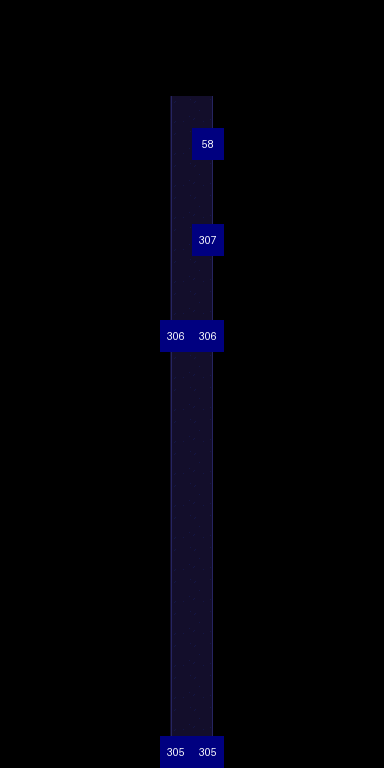

Rendered tile map (Tiled .tmx) drawn with the repository's tilesets; below, a short description and the full map source, tile grids included:
An orthogonal 12x24 tile map with 32x32 px tiles, 4 tile layers (decor, colliders, actions, characters), 2 tilesets.

<map version="1.10" tiledversion="1.11.2" orientation="orthogonal" renderorder="right-down" width="12" height="24" tilewidth="32" tileheight="32" infinite="0" nextlayerid="5" nextobjectid="1">
 <tileset firstgid="1" source="../tilesets/underground02.tsx" />
 <tileset firstgid="257" source="../tilesets/blue-labels.tsx" />
 <layer id="1" name="decor" width="12" height="24">
  <data encoding="csv">
0,0,0,0,0,0,0,0,0,0,0,0,
0,0,0,0,0,0,0,0,0,0,0,0,
0,0,0,0,0,0,0,0,0,0,0,0,
0,0,0,0,0,53,54,0,0,0,0,0,
0,0,0,0,0,53,54,0,0,0,0,0,
0,0,0,0,0,53,54,0,0,0,0,0,
0,0,0,0,0,53,54,0,0,0,0,0,
0,0,0,0,0,53,54,0,0,0,0,0,
0,0,0,0,0,53,54,0,0,0,0,0,
0,0,0,0,0,53,54,0,0,0,0,0,
0,0,0,0,0,53,54,0,0,0,0,0,
0,0,0,0,0,53,54,0,0,0,0,0,
0,0,0,0,0,53,54,0,0,0,0,0,
0,0,0,0,0,53,54,0,0,0,0,0,
0,0,0,0,0,53,54,0,0,0,0,0,
0,0,0,0,0,53,54,0,0,0,0,0,
0,0,0,0,0,53,54,0,0,0,0,0,
0,0,0,0,0,53,54,0,0,0,0,0,
0,0,0,0,0,53,54,0,0,0,0,0,
0,0,0,0,0,53,54,0,0,0,0,0,
0,0,0,0,0,53,54,0,0,0,0,0,
0,0,0,0,0,53,54,0,0,0,0,0,
0,0,0,0,0,53,54,0,0,0,0,0,
0,0,0,0,0,53,54,0,0,0,0,0
</data>
 </layer>
 <layer id="2" name="colliders" width="12" height="24">
  <data encoding="csv">
0,0,0,0,122,122,122,122,0,0,0,0,
0,0,0,0,122,122,122,122,0,0,0,0,
0,0,0,0,122,122,122,122,0,0,0,0,
0,0,0,0,122,0,0,122,0,0,0,0,
0,0,0,0,122,0,0,122,0,0,0,0,
0,0,0,0,122,0,0,122,0,0,0,0,
0,0,0,0,122,0,0,122,0,0,0,0,
0,0,0,0,122,0,0,122,0,0,0,0,
0,0,0,0,122,0,0,122,0,0,0,0,
0,0,0,0,122,0,0,122,0,0,0,0,
0,0,0,0,122,0,0,122,0,0,0,0,
0,0,0,0,122,0,0,122,0,0,0,0,
0,0,0,0,122,0,0,122,0,0,0,0,
0,0,0,0,122,0,0,122,0,0,0,0,
0,0,0,0,122,0,0,122,0,0,0,0,
0,0,0,0,122,0,0,122,0,0,0,0,
0,0,0,0,122,0,0,122,0,0,0,0,
0,0,0,0,122,0,0,122,0,0,0,0,
0,0,0,0,122,0,0,122,0,0,0,0,
0,0,0,0,122,0,0,122,0,0,0,0,
0,0,0,0,122,0,0,122,0,0,0,0,
0,0,0,0,122,0,0,122,0,0,0,0,
0,0,0,0,122,0,0,122,0,0,0,0,
0,0,0,0,122,0,0,122,0,0,0,0
</data>
 </layer>
 <layer id="3" name="actions" width="12" height="24">
  <data encoding="csv">
0,0,0,0,0,0,0,0,0,0,0,0,
0,0,0,0,0,0,0,0,0,0,0,0,
0,0,0,0,0,0,0,0,0,0,0,0,
0,0,0,0,0,0,0,0,0,0,0,0,
0,0,0,0,0,0,0,0,0,0,0,0,
0,0,0,0,0,0,0,0,0,0,0,0,
0,0,0,0,0,0,0,0,0,0,0,0,
0,0,0,0,0,0,563,0,0,0,0,0,
0,0,0,0,0,0,0,0,0,0,0,0,
0,0,0,0,0,0,0,0,0,0,0,0,
0,0,0,0,0,562,562,0,0,0,0,0,
0,0,0,0,0,0,0,0,0,0,0,0,
0,0,0,0,0,0,0,0,0,0,0,0,
0,0,0,0,0,0,0,0,0,0,0,0,
0,0,0,0,0,0,0,0,0,0,0,0,
0,0,0,0,0,0,0,0,0,0,0,0,
0,0,0,0,0,0,0,0,0,0,0,0,
0,0,0,0,0,0,0,0,0,0,0,0,
0,0,0,0,0,0,0,0,0,0,0,0,
0,0,0,0,0,0,0,0,0,0,0,0,
0,0,0,0,0,0,0,0,0,0,0,0,
0,0,0,0,0,0,0,0,0,0,0,0,
0,0,0,0,0,0,0,0,0,0,0,0,
0,0,0,0,0,561,561,0,0,0,0,0
</data>
 </layer>
 <layer id="4" name="characters" width="12" height="24">
  <data encoding="csv">
0,0,0,0,0,0,0,0,0,0,0,0,
0,0,0,0,0,0,0,0,0,0,0,0,
0,0,0,0,0,0,0,0,0,0,0,0,
0,0,0,0,0,0,0,0,0,0,0,0,
0,0,0,0,0,0,314,0,0,0,0,0,
0,0,0,0,0,0,0,0,0,0,0,0,
0,0,0,0,0,0,0,0,0,0,0,0,
0,0,0,0,0,0,0,0,0,0,0,0,
0,0,0,0,0,0,0,0,0,0,0,0,
0,0,0,0,0,0,0,0,0,0,0,0,
0,0,0,0,0,0,0,0,0,0,0,0,
0,0,0,0,0,0,0,0,0,0,0,0,
0,0,0,0,0,0,0,0,0,0,0,0,
0,0,0,0,0,0,0,0,0,0,0,0,
0,0,0,0,0,0,0,0,0,0,0,0,
0,0,0,0,0,0,0,0,0,0,0,0,
0,0,0,0,0,0,0,0,0,0,0,0,
0,0,0,0,0,0,0,0,0,0,0,0,
0,0,0,0,0,0,0,0,0,0,0,0,
0,0,0,0,0,0,0,0,0,0,0,0,
0,0,0,0,0,0,0,0,0,0,0,0,
0,0,0,0,0,0,0,0,0,0,0,0,
0,0,0,0,0,0,0,0,0,0,0,0,
0,0,0,0,0,0,0,0,0,0,0,0
</data>
 </layer>
</map>
